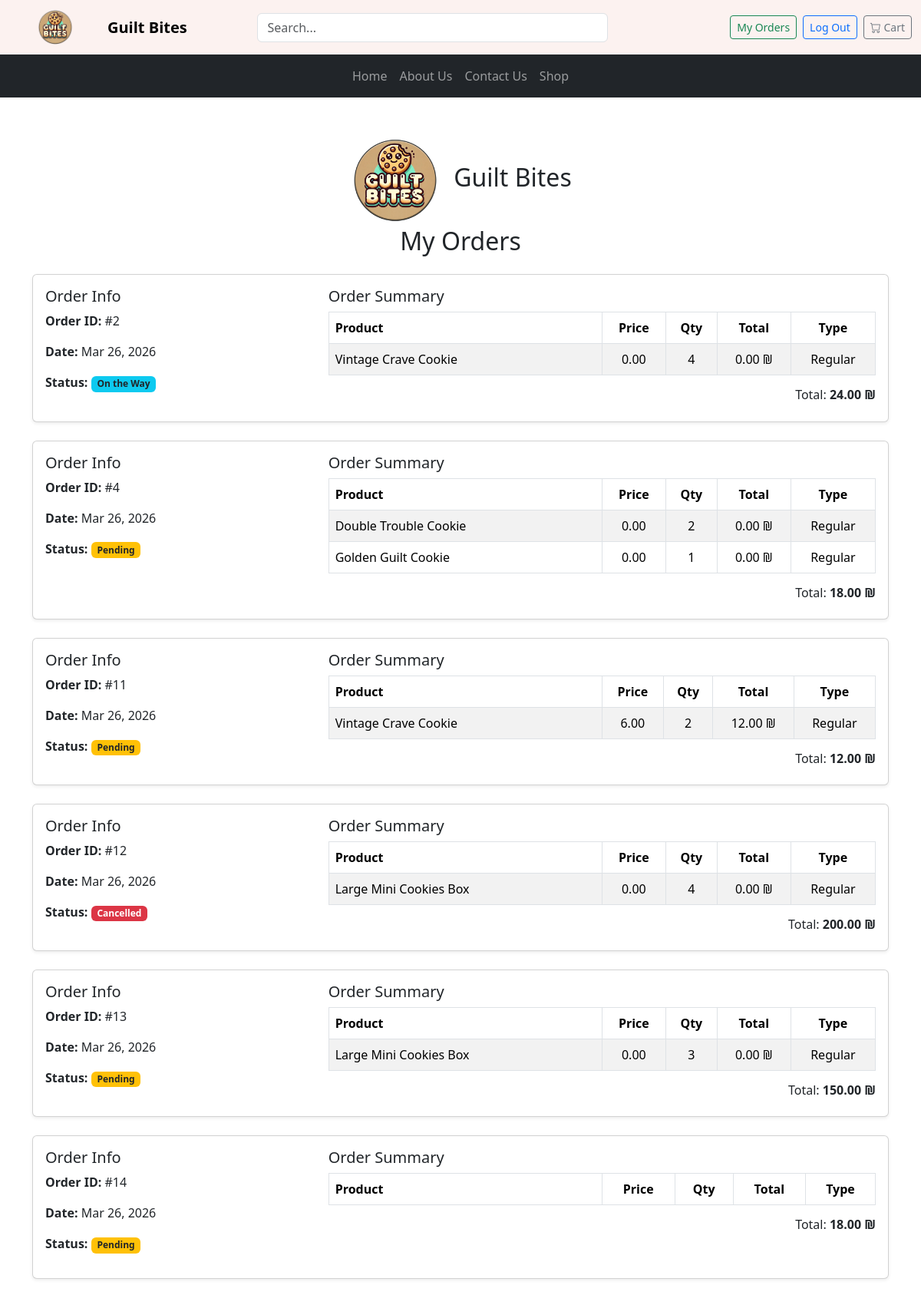
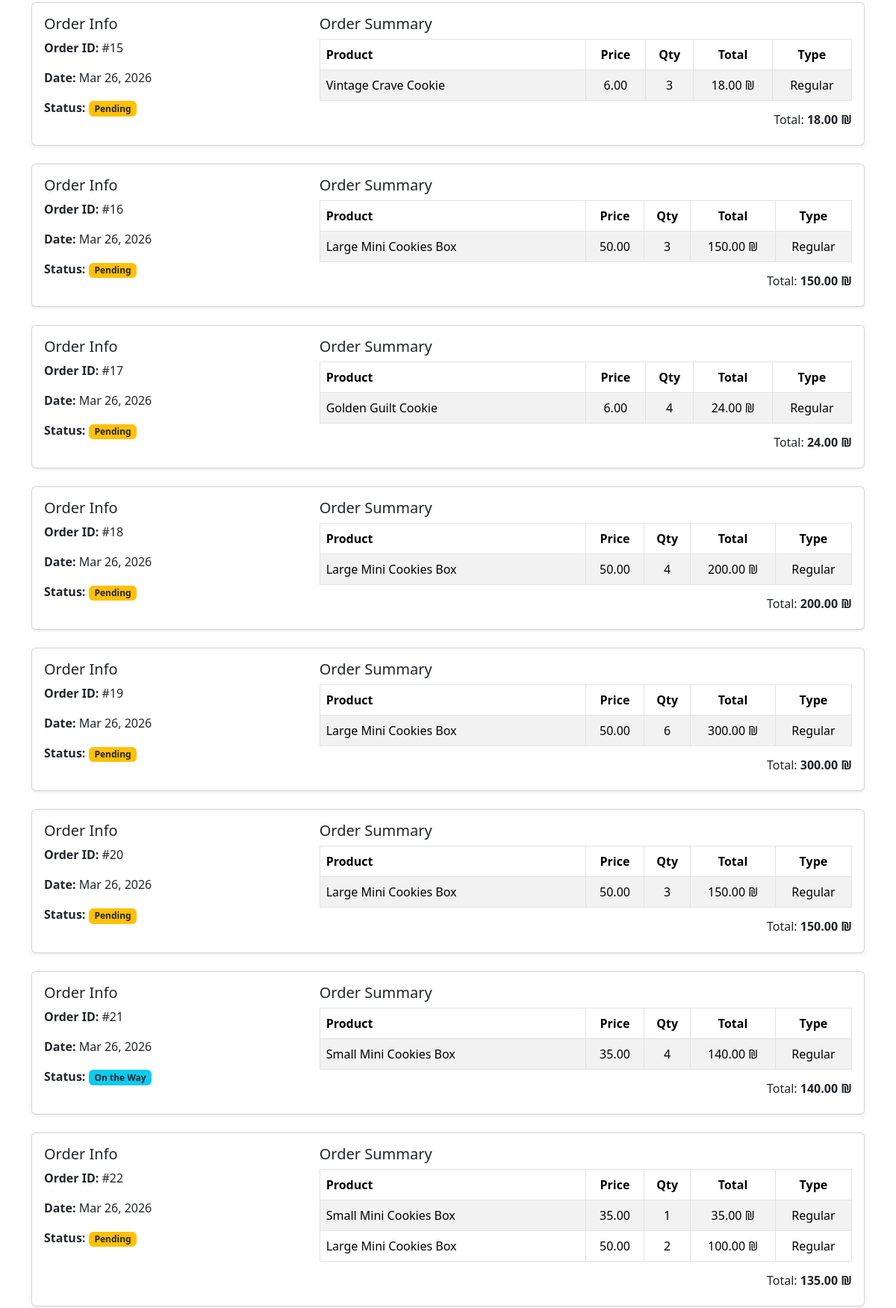
The app's page /orders (signed in, upper part) with its own data (2 pictures, top to bottom).
### guiltbites_app/models.py (models this page shows, shortened)
class Order(models.Model):
    total_price = models.DecimalField(max_digits=10 , decimal_places=2)
    order_date = models.DateTimeField(auto_now_add=True)
    status = models.CharField(max_length=45, choices=status_choices , default='Pending')
    custom_name = models.CharField(max_length=100)
    event_date = models.DateField(blank=True , null=True)
    design_details = models.TextField(blank=True)
    notes = models.TextField(blank=True)
    updated_at = models.DateTimeField(auto_now=True)
    user = models.ForeignKey(User , on_delete=models.CASCADE , related_name='orders')
    products = models.ManyToManyField(Product , through='OrderItem')
    objects = OrderManager()

class OrderItem(models.Model):
    order = models.ForeignKey(Order , on_delete=models.CASCADE , related_name='items')
    product = models.ForeignKey(Product , on_delete=models.CASCADE)
    quantity = models.PositiveIntegerField()
    price = models.DecimalField(max_digits=6, decimal_places=2, default=0)
    details = models.JSONField(blank=True, null=True)
    objects = OrderItemManager()
    def subtotal(self):
        return self.price * self.quantity

class Product(models.Model):
    name = models.CharField(max_length=45)
    description = models.TextField()
    price = models.DecimalField(max_digits=6 , decimal_places=2)
    image = models.ImageField(upload_to=upload_product_path)
    created_at = models.DateTimeField(auto_now_add=True)
    updated_at = models.DateTimeField(auto_now=True)
    category = models.ForeignKey(Category , on_delete=models.CASCADE , related_name='products')
    objects = ProductManager()

### guiltbites_app/views.py (the view)
# urls.py: path('orders' , views.user_orders, name='user_orders'),
def user_orders(request):
    if 'user_id' not in request.session:
        return redirect('/log_in')
    user_id=request.session['user_id']
    orders = Order.objects.filter(user_id=user_id)
    context={
        'orders' : orders,
    }
    return render(request, 'user_orders.html', context=context)

### guiltbites_app/templates/user_orders.html (shortened to what this page needs)
<!DOCTYPE html>
<html lang="en">
<head>
    {% load static %}
    <link rel="stylesheet" href="{% static 'css/style.css' %}">
    <link href="https://cdn.jsdelivr.net/npm/bootstrap@5.3.8/dist/css/bootstrap.min.css" rel="stylesheet"
>
    <link href="https://cdn.jsdelivr.net/npm/bootstrap-icons@1.11.1/font/bootstrap-icons.css" rel="stylesheet">
</head>
<body>
    <nav class="top-nav navbar navbar-expand-lg py-2">
        <div class="container-fluid">
            <a class="navbar-brand d-flex align-items-center" href="/">
                <img src="{% static 'images/logo.png' %}" alt="logo" class="logo me-2" style="height:45px;">
                <strong>Guilt Bites</strong>
            </a>
            <div class="collapse navbar-collapse" id="navbarContent">
                <form class="d-flex mx-auto my-2 my-lg-0 w-50 w-md-50 w-lg-25">
                    <input class="form-control me-2" type="search" placeholder="Search..." aria-label="Search">
                </form>
                <ul class="navbar-nav ms-auto mb-2 mb-lg-0 d-flex align-items-center flex-nowrap">
                    {% if request.session.user_id %}
                    <li class="nav-item me-2">
                        <a href="/orders" class="btn btn-outline-success btn-sm text-nowrap">My Orders</a>
                    </li>
                    <li class="nav-item me-2">
                        <a href="/log_out" class="btn btn-outline-primary btn-sm text-nowrap">Log Out</a>
                    </li>
                    <li class="nav-item">
                        <a href="/cart" class="btn btn-outline-secondary btn-sm text-nowrap">
                            <i class="bi bi-cart"></i> Cart
                        </a>
                    </li>
                    {% endif %}
                </ul>
            </div>
        </div>
    </nav>
    <nav class="navbar navbar-expand-lg navbar-dark bg-dark">
        <div class="container-fluid">
            <div class="collapse navbar-collapse" id="mainNavbar">
                <ul class="navbar-nav m-auto mb-2 mb-lg-0 ">
                    <li class="nav-item">
                        <a class="nav-link" href="/">Home</a>
                    </li>
                    <li class="nav-item">
                        <a class="nav-link" href="/about_us">About Us</a>
                    </li>
                    <li class="nav-item">
                        <a class="nav-link" href="/contact_us">Contact Us</a>
                    </li>
                    <li class="nav-item">
                        <a class="nav-link" href="/shop/categories">Shop</a>
                    </li>
                </ul>
            </div>
        </div>
    </nav>
    <div class="container mt-5">
        <div class="d-flex align-items-center justify-content-center gap-3">
            <img src="{% static 'images/logo.png' %}" alt="Guilt Bites logo" class="logo">
            <h2>Guilt Bites</h2>
        </div>
        <h2 class="text-center mb-4">My Orders</h2>
        {% if orders %}
        {% for order in orders %}
        <div class="card shadow-sm mb-4">
            <div class="card-body">
                <div class="row">
                    <div class="col-md-4">
                        <h5>Order Info</h5>
                        <p><strong>Order ID:</strong> #{{ order.id }}</p>
                        <p><strong>Date:</strong> {{ order.order_date|date:"M d, Y" }}</p>
                        <p>
                            <strong>Status:</strong>
                            {% if order.status == "Pending" %}
                            <span class="badge bg-warning text-dark">Pending</span>
                            {% elif order.status == "Processing" %}
                            <span class="badge bg-primary">Processing</span>
                            {% elif order.status == "On the Way" %}
                            <span class="badge bg-info text-dark">On the Way</span>
                            {% elif order.status == "Delivered" %}
                            <span class="badge bg-success">Delivered</span>
                            {% elif order.status == "Cancelled" %}
                            <span class="badge bg-danger">Cancelled</span>
                            {% endif %}
                        </p>
                    </div>
                    <div class="col-md-8">
                        <h5>Order Summary</h5>
                        <div class="table-responsive">
                            <table class="table table-bordered table-striped">
                                <thead>
                                    <tr>
                                        <th class="w-50">Product</th>
                                        <th class="w-15 text-center">Price</th>
                                        <th class="w-10 text-center">Qty</th>
                                        <th class="w-15 text-center">Total</th>
                                        <th class="w-10 text-center">Type</th>
                                    </tr>
                                </thead>
                                <tbody>
                                    {% for item in order.items.all %}
                                    <tr>
                                        <td class="w-50">
                                            {% if item.details.is_custom_box %}
                                            {{ item.product.name }}
                                            <ul class="mb-0">
                                                <li><strong>Custom Name:</strong> {{ item.details.custom_name }}</li>
                                                <li><strong>Event Date:</strong> {{ item.details.event_date }}</li>
                                                <li><strong>Design Details:</strong> {{ item.details.design_details }}</li>
                                                <li><strong>Notes:</strong> {{ item.details.notes }}</li>
                                                <li><strong>Products:</strong>
                                                    <ul>
                                                        {% for selected in item.details.selected_items %}
                                                        <li>{{ selected.name }} x {{ selected.quantity }} </li>
                                                        {% endfor %}
                                                    </ul>
                                                </li>
                                            </ul>
                                            {% else %}
                                            {{ item.product.name }}
                                            {% endif %}
                                        </td>
                                        <td class="w-15 text-center">{{ item.price }}</td>
                                        <td class="w-10 text-center">{{ item.quantity }}</td>
                                        <td class="w-15 text-center">{{ item.subtotal }} ₪</td>
                                        <td class="w-10 text-center">
                                            {% if item.details.is_custom_box %}
                                            Customized
                                            {% else %}
                                            Regular
                                            {% endif %}
                                        </td>
                                    </tr>
                                    {% endfor %}
                                </tbody>
                            </table>
                        </div>
                        <h6 class="text-end">
                            Total: <strong>{{ order.total_price }} ₪</strong>
                        </h6>
                    </div>
                </div>
            </div>
        </div>
        {% endfor %}
        {% else %}
        <div class="text-center mt-5">
            <p>You have no orders yet.</p>
            <a href="/shop/categories" class="btn btn-primary">Start Shopping</a>
        </div>
        {% endif %}
    </div>
</body>
</html>

### guiltbites_app/static/css/style.css (style rules this page uses)
* { margin: 0; padding: 0; }
.top-nav { background-color: #fcf2f0; }
.logo { width: 120px; height: 120px; object-fit: contain; }

### records on screen
Order: id "2", order_date "Mar 26, 2026", status "On the Way", total_price "24.00"
OrderItem: product.name "Vintage Crave Cookie", price "0.00", quantity "4", subtotal "0.00", shows "Regular"
Order: id "4", order_date "Mar 26, 2026", status "Pending", total_price "18.00"
OrderItem: product.name "Double Trouble Cookie", price "0.00", quantity "2", subtotal "0.00", shows "Regular"
OrderItem: product.name "Golden Guilt Cookie", price "0.00", quantity "1", subtotal "0.00", shows "Regular"
Order: id "11", order_date "Mar 26, 2026", status "Pending", total_price "12.00"
OrderItem: product.name "Vintage Crave Cookie", price "6.00", quantity "2", subtotal "12.00", shows "Regular"
Order: id "12", order_date "Mar 26, 2026", status "Cancelled", total_price "200.00"
OrderItem: product.name "Large Mini Cookies Box", price "0.00", quantity "4", subtotal "0.00", shows "Regular"
Order: id "13", order_date "Mar 26, 2026", status "Pending", total_price "150.00"
OrderItem: product.name "Large Mini Cookies Box", price "0.00", quantity "3", subtotal "0.00", shows "Regular"
Order: id "14", order_date "Mar 26, 2026", status "Pending", total_price "18.00"
Order: id "15", order_date "Mar 26, 2026", status "Pending", total_price "18.00"
OrderItem: product.name "Vintage Crave Cookie", price "6.00", quantity "3", subtotal "18.00", shows "Regular"
Order: id "16", order_date "Mar 26, 2026", status "Pending", total_price "150.00"
OrderItem: product.name "Large Mini Cookies Box", price "50.00", quantity "3", subtotal "150.00", shows "Regular"
Order: id "17", order_date "Mar 26, 2026", status "Pending", total_price "24.00"
OrderItem: product.name "Golden Guilt Cookie", price "6.00", quantity "4", subtotal "24.00", shows "Regular"
Order: id "18", order_date "Mar 26, 2026", status "Pending", total_price "200.00"
OrderItem: product.name "Large Mini Cookies Box", price "50.00", quantity "4", subtotal "200.00", shows "Regular"
Order: id "19", order_date "Mar 26, 2026", status "Pending", total_price "300.00"
OrderItem: product.name "Large Mini Cookies Box", price "50.00", quantity "6", subtotal "300.00", shows "Regular"
Order: id "20", order_date "Mar 26, 2026", status "Pending", total_price "150.00"
OrderItem: product.name "Large Mini Cookies Box", price "50.00", quantity "3", subtotal "150.00", shows "Regular"
Order: id "21", order_date "Mar 26, 2026", status "On the Way", total_price "140.00"
OrderItem: product.name "Small Mini Cookies Box", price "35.00", quantity "4", subtotal "140.00", shows "Regular"
Order: id "22", order_date "Mar 26, 2026", status "Pending", total_price "135.00"
OrderItem: product.name "Small Mini Cookies Box", price "35.00", quantity "1", subtotal "35.00", shows "Regular"
OrderItem: product.name "Large Mini Cookies Box", price "50.00", quantity "2", subtotal "100.00", shows "Regular"
